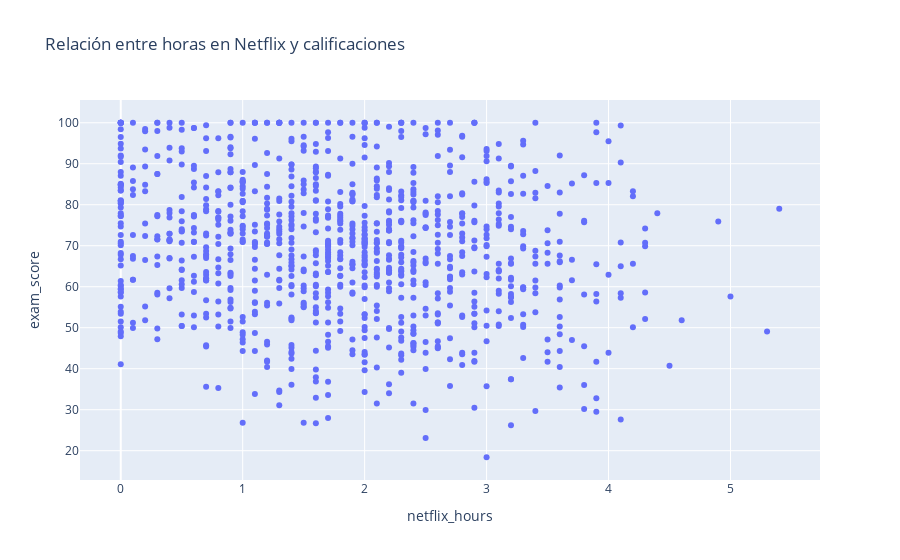

The cell this chart's notebook holds for it:
### Markdown cell above
# Relación entre horas de Netflix y calificaciones

### Code cell
calcular_correlacion(df, 'netflix_hours', 'exam_score')

# Gráfico de dispersión para visualizar la relación
px.scatter(df, x='netflix_hours', y='exam_score', title='Relación entre horas en Netflix y calificaciones')

### Figure 1 — Plotly figure (JSON) as saved in the notebook; plotly's stock layout.template omitted (floating-point values rounded to 4 significant figures; data arrays with more than 128 entries replaced by an {"elided": "..."} marker saying what was removed)
{"data": [{"hovertemplate": "netflix_hours=%{x}<br>exam_score=%{y}<extra></extra>", "legendgroup": "", "marker": {"color": "#636efa", "symbol": "circle"}, "mode": "markers", "name": "", "orientation": "v", "showlegend": false, "type": "scatter", "x": {"elided": "1000 float values"}, "xaxis": "x", "y": {"elided": "1000 float values"}, "yaxis": "y"}], "layout": {"legend": {"tracegroupgap": 0}, "title": {"text": "Relación entre horas en Netflix y calificaciones"}, "xaxis": {"anchor": "y", "domain": [0, 1], "title": {"text": "netflix_hours"}}, "yaxis": {"anchor": "x", "domain": [0, 1], "title": {"text": "exam_score"}}}}
